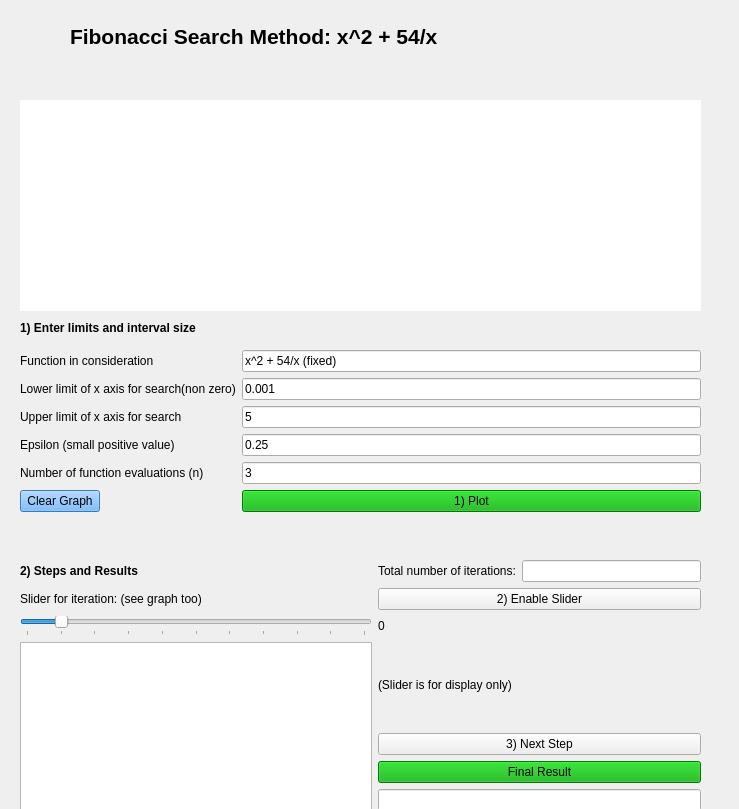
     <widget class="QWidget" name="scrollAreaWidgetContents_4">
      <property name="enabled">
       <bool>true</bool>
      </property>
      <property name="geometry">
       <rect>
        <x>0</x>
        <y>0</y>
        <width>739</width>
        <height>809</height>
       </rect>
      </property>
      <property name="layoutDirection">
       <enum>Qt::LeftToRight</enum>
      </property>
      <widget class="QLabel" name="label_36">
       <property name="geometry">
        <rect>
         <x>20</x>
         <y>320</y>
         <width>211</width>
         <height>16</height>
        </rect>
       </property>
       <property name="font">
        <font>
         <weight>75</weight>
         <bold>true</bold>
        </font>
       </property>
       <property name="text">
        <string>1) Enter limits and interval size</string>
       </property>
      </widget>
      <widget class="QWidget" name="formLayoutWidget_4">
       <property name="geometry">
        <rect>
         <x>20</x>
         <y>350</y>
         <width>681</width>
         <height>185</height>
        </rect>
       </property>
       <layout class="QFormLayout" name="formLayout_4">
        <item row="0" column="0">
         <widget class="QLabel" name="label_37">
          <property name="text">
           <string>Function in consideration</string>
          </property>
         </widget>
        </item>
        <item row="0" column="1">
         <widget class="QLineEdit" name="polynomial_edit_4">
          <property name="text">
           <string>x^2 + 54/x (fixed)</string>
          </property>
         </widget>
        </item>
        <item row="1" column="0">
         <widget class="QLabel" name="label_38">
          <property name="text">
           <string>Lower limit of x axis for search(non zero)</string>
          </property>
         </widget>
        </item>
        <item row="1" column="1">
         <widget class="QLineEdit" name="lowerx_edit_4">
          <property name="text">
           <string>0.001</string>
          </property>
         </widget>
        </item>
        <item row="2" column="0">
         <widget class="QLabel" name="label_39">
          <property name="text">
           <string>Upper limit of x axis for search</string>
          </property>
         </widget>
        </item>
        <item row="2" column="1">
         <widget class="QLineEdit" name="upperx_edit_4">
          <property name="text">
           <string>5</string>
          </property>
         </widget>
        </item>
        <item row="3" column="0">
         <widget class="QLabel" name="label_40">
          <property name="text">
           <string>Epsilon (small positive value)</string>
          </property>
         </widget>
        </item>
        <item row="3" column="1">
         <widget class="QLineEdit" name="stepsize_edit_4">
          <property name="text">
           <string>0.25</string>
          </property>
         </widget>
        </item>
        <item row="5" column="1">
         <widget class="QPushButton" name="plot_button_4">
          <property name="styleSheet">
           <string notr="true">background-color: rgb(0, 170, 0);</string>
          </property>
          <property name="text">
           <string>1) Plot</string>
          </property>
         </widget>
        </item>
        <item row="5" column="0">
         <widget class="QPushButton" name="clear_button_4">
          <property name="styleSheet">
           <string notr="true">background-color: rgb(85, 170, 255);</string>
          </property>
          <property name="text">
           <string>Clear Graph</string>
          </property>
         </widget>
        </item>
        <item row="4" column="0">
         <widget class="QLabel" name="label_41">
          <property name="text">
           <string>Number of function evaluations (n) </string>
          </property>
         </widget>
        </item>
        <item row="4" column="1">
         <widget class="QLineEdit" name="initialguess_edit_3">
          <property name="text">
           <string>3</string>
          </property>
         </widget>
        </item>
       </layout>
      </widget>
      <widget class="QWidget" name="horizontalLayoutWidget_7">
       <property name="geometry">
        <rect>
         <x>20</x>
         <y>60</y>
         <width>671</width>
         <height>31</height>
        </rect>
       </property>
       <layout class="QHBoxLayout" name="horizontalLayout_10"/>
      </widget>
      <widget class="QLabel" name="label_42">
       <property name="geometry">
        <rect>
         <x>70</x>
         <y>20</y>
         <width>571</width>
         <height>33</height>
        </rect>
       </property>
       <property name="font">
        <font>
         <pointsize>16</pointsize>
         <weight>75</weight>
         <bold>true</bold>
        </font>
       </property>
       <property name="text">
        <string>Fibonacci Search Method: x^2 + 54/x</string>
       </property>
      </widget>
      <widget class="QWidget" name="horizontalLayoutWidget_8">
       <property name="geometry">
        <rect>
         <x>20</x>
         <y>100</y>
         <width>681</width>
         <height>211</height>
        </rect>
       </property>
       <layout class="QHBoxLayout" name="horizontalLayout_5">
        <item>
         <widget class="QWidget" name="widget_4" native="true">
          <property name="styleSheet">
           <string notr="true">background-color: rgb(255, 255, 255);</string>
          </property>
         </widget>
        </item>
       </layout>
      </widget>
      <widget class="QWidget" name="gridLayoutWidget_4">
       <property name="geometry">
        <rect>
         <x>20</x>
         <y>560</y>
         <width>681</width>
         <height>251</height>
        </rect>
       </property>
       <layout class="QGridLayout" name="gridLayout_4">
        <item row="0" column="0">
         <widget class="QLabel" name="label_43">
          <property name="font">
           <font>
            <weight>75</weight>
            <bold>true</bold>
           </font>
          </property>
          <property name="text">
           <string>2) Steps and Results</string>
          </property>
         </widget>
        </item>
        <item row="0" column="1">
         <widget class="QLabel" name="label_44">
          <property name="text">
           <string>Total number of iterations:</string>
          </property>
         </widget>
        </item>
        <item row="6" column="1" colspan="2">
         <widget class="QLineEdit" name="finalresult_edit_4"/>
        </item>
        <item row="2" column="0">
         <widget class="QSlider" name="stepslider_4">
          <property name="maximum">
           <number>10</number>
          </property>
          <property name="value">
           <number>1</number>
          </property>
          <property name="sliderPosition">
           <number>1</number>
          </property>
          <property name="orientation">
           <enum>Qt::Horizontal</enum>
          </property>
          <property name="tickPosition">
           <enum>QSlider::TicksBelow</enum>
          </property>
         </widget>
        </item>
        <item row="1" column="0">
         <widget class="QLabel" name="label_45">
          <property name="text">
           <string>Slider for iteration: (see graph too)                                                   </string>
          </property>
         </widget>
        </item>
        <item row="5" column="1" colspan="2">
         <widget class="QPushButton" name="final_button_4">
          <property name="styleSheet">
           <string notr="true">background-color: rgb(0, 170, 0);</string>
          </property>
          <property name="text">
           <string>Final Result</string>
          </property>
         </widget>
        </item>
        <item row="4" column="1" colspan="2">
         <widget class="QPushButton" name="next_button_4">
          <property name="text">
           <string>3) Next Step</string>
          </property>
         </widget>
        </item>
        <item row="0" column="2">
         <widget class="QLineEdit" name="numberoiterations_edit_4"/>
        </item>
        <item row="1" column="1" colspan="2">
         <widget class="QPushButton" name="setslider_button_4">
          <property name="text">
           <string>2) Enable Slider</string>
          </property>
         </widget>
        </item>
        <item row="2" column="1">
         <widget class="QLabel" name="iterationnumber_label_4">
          <property name="text">
           <string>0</string>
          </property>
         </widget>
        </item>
        <item row="3" column="0" rowspan="4">
         <widget class="QTextEdit" name="disp_edit_4"/>
        </item>
        <item row="3" column="1">
         <widget class="QLabel" name="label_46">
          <property name="text">
           <string>(Slider is for display only)</string>
          </property>
         </widget>
        </item>
       </layout>
      </widget>
     </widget>
